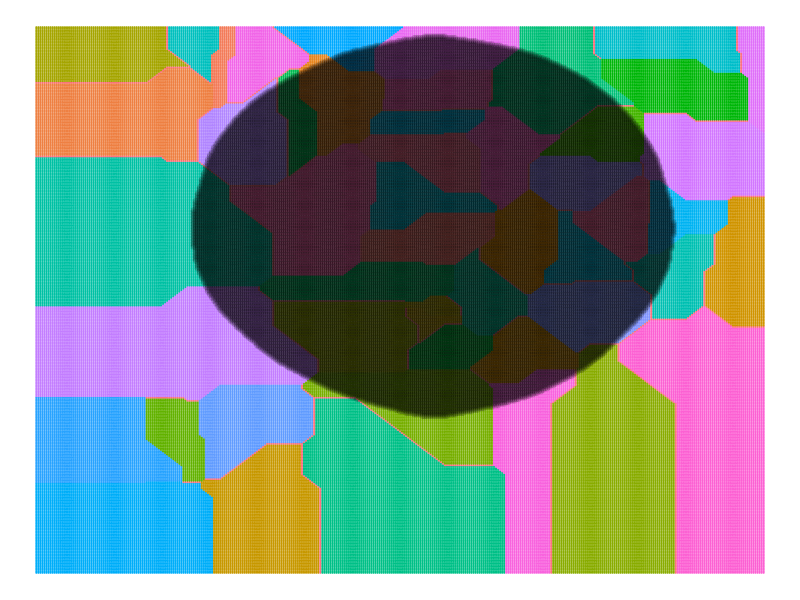

Write the R code that produced this figure.
library(tidyverse)
library(ggplot2)
library(glue)

bestManDist <- function(row, points) {
  dists <- abs(row[['x']] - points[['x']]) + abs(row[['y']] - points[['y']])
  if (sum(dists == min(dists)) == 1) {
    return(which.min(dists))
  } else {
    return(9999)
  }
}

points <- read.csv('../data/06-input.txt', header = FALSE)
colnames(points) <- c('x', 'y')

max_x <- max(points$x)
max_y <- max(points$y)

grid <- expand.grid(1:max_x, 1:max_y)
colnames(grid) <- c('x', 'y')

grid$nearest <- apply(grid, 1, bestManDist, points = points)

inf_points <- grid %>% 
  filter(x %in% c(1, max_x) | y %in% c(1, max_y)) %>% 
  pull(nearest) %>% 
  unique()

biggest_region <- grid %>% 
  filter(!(nearest %in% inf_points)) %>% 
  group_by(nearest) %>% 
  summarize(n = n()) %>% 
  ungroup() %>% 
  arrange(desc(n)) %>% 
  head(1)

cat("::: PART A\n")
cat(glue("Point #{biggest_region['nearest']} has size {biggest_region['n']}"), "\n\n")

#===============================================================================

sumManDist <- function(row, points) {
  dists <- abs(row[['x']] - points[['x']]) + abs(row[['y']] - points[['y']])
  return(sum(dists))
}

grid$sum_dist <- apply(grid, 1, sumManDist, points = points)
grid$in_region <- grid$sum_dist < 10000

grid_region <- grid[grid$in_region,]

in_region <- nrow(grid_region) 

cat("::: PART B\n")
cat(glue("There were {in_region} points within 10,000 units of each point."), "\n")

p <- ggplot(grid, aes(x, y)) +
  theme_void() +
  geom_point(aes(color = factor(nearest)), size = 0.1) +
  geom_point(data = grid_region, color = 'black', alpha = 0.1) +
  theme(legend.position = 'none')
ggsave(filename = 'region.png', plot = p, dpi = 300)